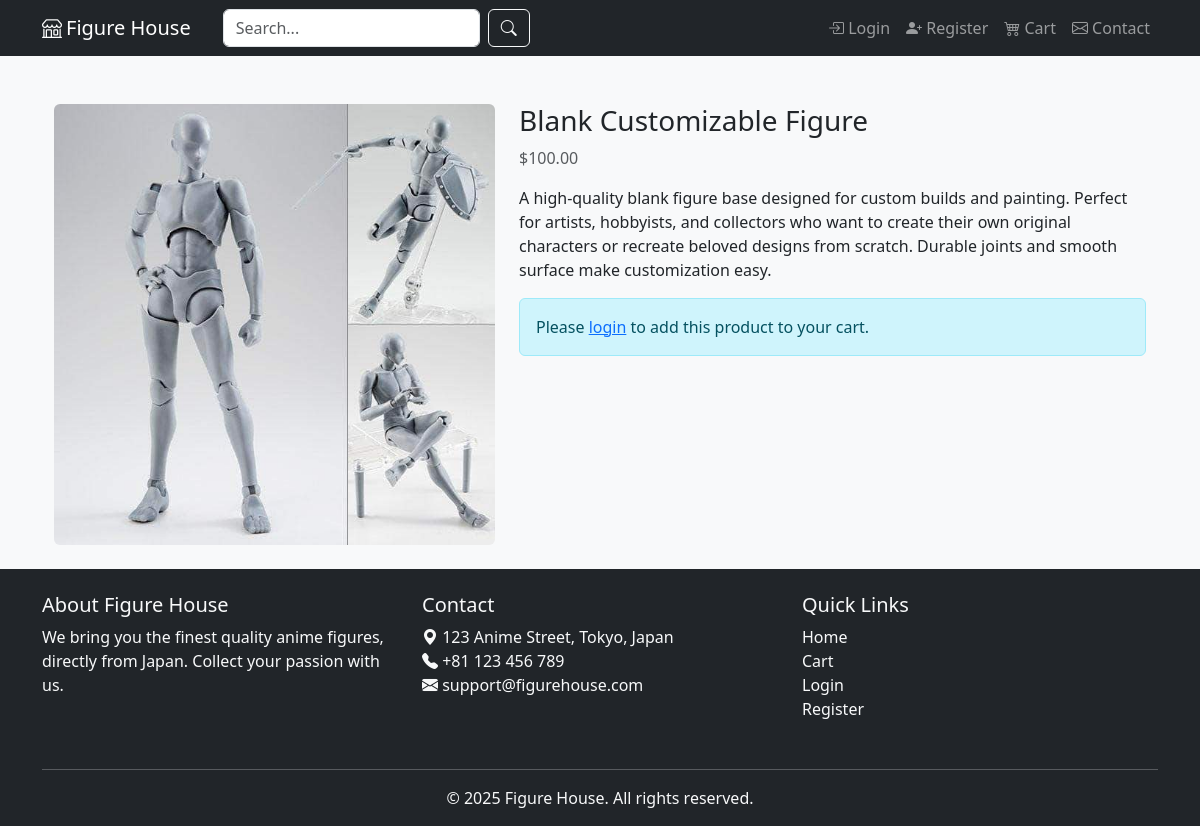
Screenshot of /product.php?id=1 with the database file from the repository.
### tables this page shows
CREATE TABLE `products` (
  `id` int(11) NOT NULL,
  `name` varchar(255) DEFAULT NULL,
  `description` text DEFAULT NULL,
  `price` decimal(10,2) DEFAULT NULL,
  `created_at` timestamp NOT NULL DEFAULT current_timestamp()
);

### product.php (the view, shortened to what this page needs)
<?php
require 'config/db.php';
$id = intval($_GET['id']);
$result = $conn->query("SELECT * FROM products WHERE id = $id");
$product = $result->fetch_assoc();
$image = "product{$product['id']}.png";
?>
<?php include 'includes/header.php'; ?>
<div class="container mt-4">
    <div class="row">
        <div class="col-md-5">
            <?php if (file_exists("assets/images/$image")): ?>
                <img src="assets/images/<?= $image ?>" class="img-fluid rounded">
            <?php else: ?>
                <img src="assets/images/default.png" class="img-fluid rounded" alt="No image">
            <?php endif; ?>
        </div>
        <div class="col-md-7">
            <h3><?= htmlspecialchars($product['name']) ?></h3>
            <p class="text-muted">$<?= number_format($product['price'], 2) ?></p>
            <p><?= nl2br(htmlspecialchars($product['description'])) ?></p>
            <?php if (isset($_SESSION['user'])): ?>
                <a href="add_to_cart.php?id=<?= $product['id'] ?>" class="btn btn-warning">
                    <i class="bi bi-cart-plus"></i> Add to Cart
                </a>
            <?php else: ?>
                <div class="alert alert-info">
                    Please <a href="login.php" class="text-primary">login</a> to add this product to your cart.
                </div>
            <?php endif; ?>
        </div>
    </div>
</div>
<?php include 'includes/footer.php'; ?>

### includes/header.php (shortened to what this page needs)
<!DOCTYPE html>
<html lang="en">
<head>
    <link href="https://cdn.jsdelivr.net/npm/bootstrap@5.3.0/dist/css/bootstrap.min.css" rel="stylesheet">
    <link href="https://cdn.jsdelivr.net/npm/bootstrap-icons@1.10.5/font/bootstrap-icons.css" rel="stylesheet">
    <link href="assets/css/style.css" rel="stylesheet">
</head>
<body class="d-flex flex-column min-vh-100">
<nav class="navbar navbar-expand-lg navbar-dark bg-dark sticky-top">
    <div class="container">
        <a class="navbar-brand" href="index.php"><i class="bi bi-shop me-1"></i>Figure House</a>
        <form class="d-flex me-auto ms-3" role="search" method="GET" action="search.php">
            <input class="form-control me-2" type="search" name="query" placeholder="Search..." aria-label="Search">
            <button class="btn btn-outline-light" type="submit"><i class="bi bi-search"></i></button>
        </form>
        <ul class="navbar-nav ms-auto mb-2 mb-lg-0">
            <?php if (!isset($_SESSION['user'])): ?>
                <li class="nav-item">
                    <a class="nav-link" href="login.php"><i class="bi bi-box-arrow-in-right"></i> Login</a>
                </li>
                <li class="nav-item">
                    <a class="nav-link" href="register.php"><i class="bi bi-person-plus-fill"></i> Register</a>
                </li>
            <?php endif; ?>
            <li class="nav-item">
                <a class="nav-link" href="cart.php"><i class="bi bi-cart4"></i> Cart</a>
            </li>
            <li class="nav-item">
                <a class="nav-link" href="contact.php"><i class="bi bi-envelope"></i> Contact</a>
            </li>
        </ul>
    </div>
</nav>
<main class="flex-grow-1 container py-4">

### includes/footer.php
</main>
<footer class="bg-dark text-light pt-4 mt-auto">
    <div class="container">
        <div class="row">
            <div class="col-md-4 mb-3">
                <h5>About Figure House</h5>
                <p>We bring you the finest quality anime figures, directly from Japan. Collect your passion with us.</p>
            </div>
            <div class="col-md-4 mb-3">
                <h5>Contact</h5>
                <ul class="list-unstyled">
                    <li><i class="bi bi-geo-alt-fill"></i> 123 Anime Street, Tokyo, Japan</li>
                    <li><i class="bi bi-telephone-fill"></i> +81 123 456 789</li>
                    <li><i class="bi bi-envelope-fill"></i> support@figurehouse.com</li>
                </ul>
            </div>
            <div class="col-md-4 mb-3">
                <h5>Quick Links</h5>
                <ul class="list-unstyled">
                    <li><a href="index.php" class="text-decoration-none text-light">Home</a></li>
                    <li><a href="cart.php" class="text-decoration-none text-light">Cart</a></li>
                    <li><a href="login.php" class="text-decoration-none text-light">Login</a></li>
                    <li><a href="register.php" class="text-decoration-none text-light">Register</a></li>
                </ul>
            </div>
        </div>
        <hr class="bg-light">
        <div class="text-center pb-3">
            &copy; 2025 Figure House. All rights reserved.
        </div>
    </div>
</footer>
</body>
</html>

### assets/css/style.css (style rules this page uses)
body { background-color: #f8f9fa; }
footer { margin-top: auto; background-color: #212529; color: #fff; }
footer a { color: #adb5bd; }

### rows the page displays
products: name "Blank Customizable Figure", price "100.00", description "A high-quality blank figure base designed for custom builds and painting. Perfect for artists, hobbyists, and collectors who want to create their own original characters or recreate beloved designs from scratch. Durable joints and smooth surface make customization easy."
